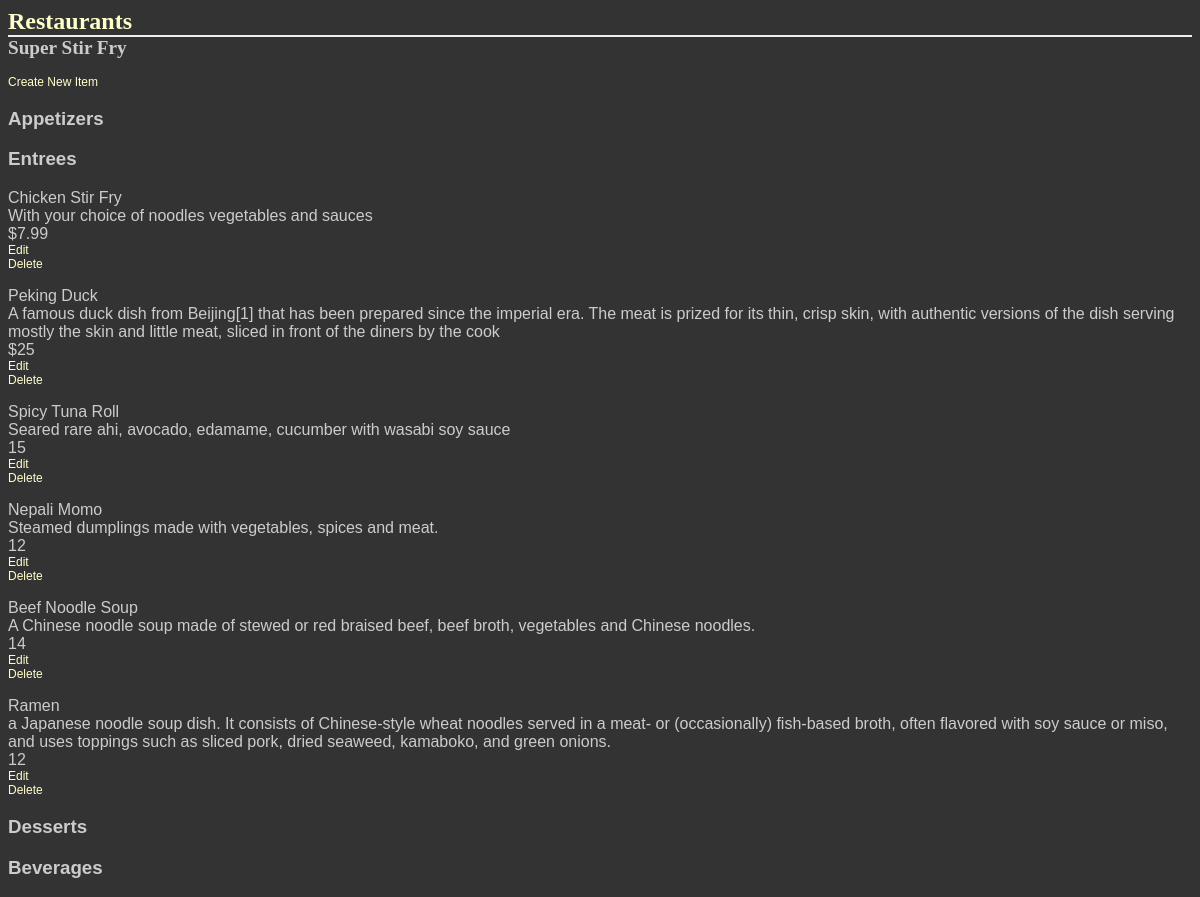
The page /restaurant/3/menu/ on the database its author committed.
### database_setup.py (models this page shows, shortened)
class Restaurant(Base):
    __tablename__ = 'restaurant'
    name = Column(String(80), nullable=False)
    id = Column(Integer, primary_key=True)

class MenuItem(Base):
    __tablename__ = 'menu_item'
    name = Column(String(80), nullable=False)
    id = Column(Integer, primary_key=True)
    course = Column(String(250))
    description = Column(String(250))
    price = Column(String(8))
    restaurant_id = Column(Integer, ForeignKey('restaurant.id'))
    restaurant = relationship(Restaurant)

### finalProject.py (the view)
@app.route('/restaurant/<int:restaurant_id>/')
@app.route('/restaurant/<int:restaurant_id>/menu/')
def restaurantMenu(restaurant_id):
    restaurant = session.query(Restaurant).filter_by(id=restaurant_id).one()
    items = session.query(MenuItem).filter_by(restaurant_id=restaurant.id)
    return render_template('menu.html', restaurant=restaurant, items=items)

### templates/menu.html (shortened to what this page needs)
<html>
<head>
  <link rel="stylesheet" href="{{url_for('static', filename='styles.css')}}">
</head>
  <body>
    <h1>
      <a href="/">Restaurants</a>
    </h1>
    <h2>{{restaurant.name}}</h2>
    <p>
      <a href="{{url_for('newMenuItem', restaurant_id=restaurant.id)}}">
        Create New Item
      </a>
    </p>
    {% for course in ['Appetizer', 'Entree', 'Dessert', 'Beverage'] %}
      <h3>{{course}}s</h3>
      {% for i in items %}
      {% if i.course == course %}
      <div>
        <p>{{i.name}}
          <br>
          {{i.description}}
          <br>
          {{i.price}}
          <br>
          <a href="{{url_for('editMenuItem', restaurant_id = restaurant.id, menu_id = i.id) }}">Edit</a>
          <br>
          <a href = "{{url_for('deleteMenuItem', restaurant_id = restaurant.id, menu_id = i.id ) }}">Delete</a>
        </p>
      </div>
      {% endif %}
    {% endfor %}
    {% endfor %}
  </body>
</html>

### static/styles.css (style rules this page uses)
body { font-family: sans-serif; background-color: #333333; background-image: url('https://cloud.githubusercontent.com/assets/9041401/6119508/7cbced14-b07e-11e4-9dbd-f01488203879.jpg') }
h1, h2, h3, h4 { color: #CCCCCC; }
h1, h2 { font-family: 'Georgia', serif; margin: 0; }
h1 { border-bottom: 2px solid #eee; }
h2 { font-size: 1.2em; }
p { color: #CCCCCC; }
a { text-decoration: none; color: #FFFFCC; font-size: .75em; }

### rows shown on the page
Restaurant: name "Super Stir Fry"
MenuItem: name "Chicken Stir Fry", description "With your choice of noodles vegetables and sauces", price "$7.99"
MenuItem: name "Peking Duck", description "A famous duck dish from Beijing[1] that has been prepared since the imperial era. The meat is prized for its thin, crisp skin, with authentic versions of the dish serving mostly the skin and little meat, sliced in front of the diners by the cook", price "$25"
MenuItem: name "Spicy Tuna Roll", description "Seared rare ahi, avocado, edamame, cucumber with wasabi soy sauce", price "15"
MenuItem: name "Nepali Momo", description "Steamed dumplings made with vegetables, spices and meat.", price "12"
MenuItem: name "Beef Noodle Soup", description "A Chinese noodle soup made of stewed or red braised beef, beef broth, vegetables and Chinese noodles.", price "14"
MenuItem: name "Ramen", description "a Japanese noodle soup dish. It consists of Chinese-style wheat noodles served in a meat- or (occasionally) fish-based broth, often flavored with soy sauce or miso, and uses toppings such as sliced pork, dried seaweed, kamaboko, and green onions.", price "12"

### other values the page prints
{{ course }} "Appetizer" "Entree" "Dessert" "Beverage"
